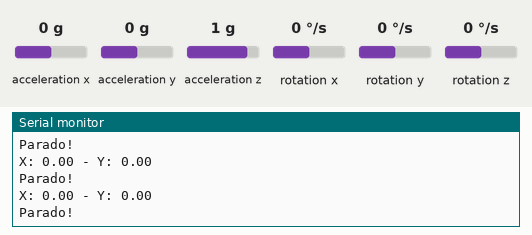
A sketch run on a simulated Arduino Uno, built with avr-gcc and run on an emulated ATmega328P. Shown: the last lines printed to the serial monitor. Inputs (shaded band) come from the test bench; at power-on: acceleration x 0 g, acceleration y 0 g, acceleration z 1 g, rotation x 0 °/s, rotation y 0 °/s, rotation z 0 °/s. No radio packets arrive unless stated.

Above: at 1.3 s.
1.4 s: acceleration x set to -1.4 g
At 2.2 s:
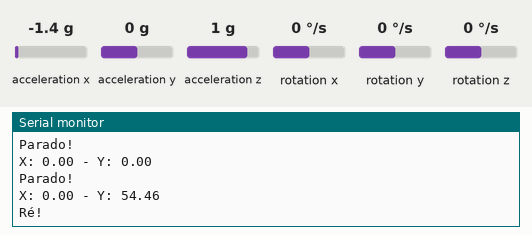
3.7 s: acceleration x set to 0.8 g
At 4.3 s:
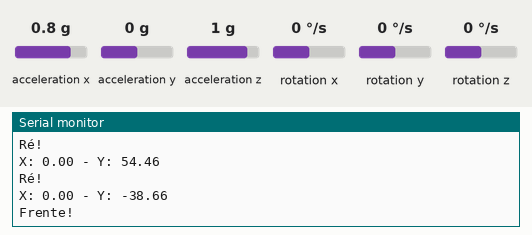
6.0 s: acceleration y set to 1.4 g
At 6.7 s:
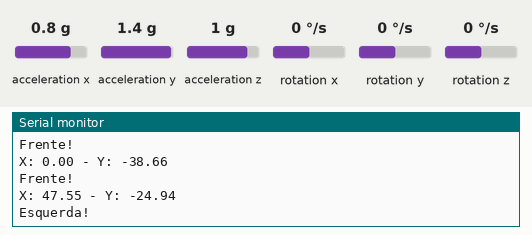
8.2 s: acceleration z set to -1.4 g
At 8.9 s:
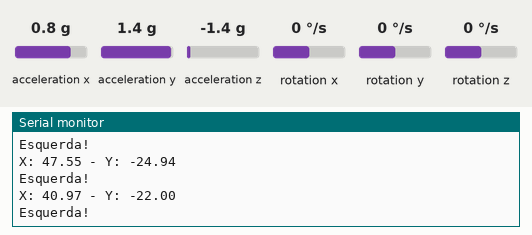
Timing chart, 0 to 10.7 s (numbered marks = the images above; inputs shaded):
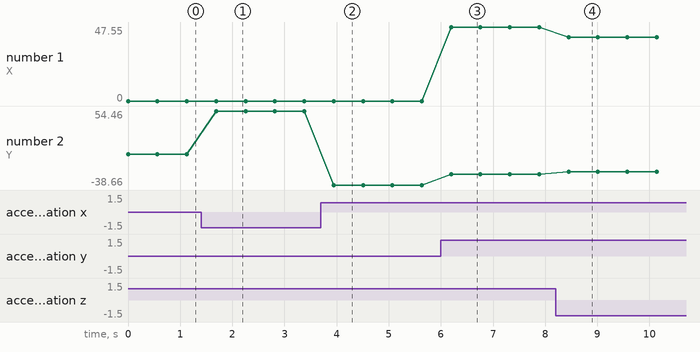

Measured:
- after the input at 1.4 s, the serial monitor: prints a new line after 0.29 s (image 1)
- after the input at 3.7 s, the serial monitor: prints a new line after 0.24 s (image 2)
- after the input at 6.0 s, the serial monitor: prints a new line after 0.20 s (image 3)
- after the input at 8.2 s, the serial monitor: prints a new line after 0.25 s (image 4)
- plotted number 1: 0 → 47.55 after the input at 6.0 s, 47.55 → 40.97 after the input at 8.2 s
- plotted number 2: 0 → 54.46 after the input at 1.4 s, 54.46 → -38.66 after the input at 3.7 s, -38.66 → -24.94 after the input at 6.0 s, -24.94 → -22 after the input at 8.2 s

The sketch:

Transmissor.ino
```cpp
// Projeto: Carrinho controlado por gestos.
// Participantes:
// Allisson Alves, Hugo Hiago, Juliandson Barros, Luan Henrique, Lucas Simas, Rafael Marques, Tiago Nunes.
// Programa: Código transmissor.

// Biblioteca MPU6050 para facilitar o uso do Acelerômetro.
#include <MPU6050_tockn.h>
// Inclui a biblioteca Wire.
#include <Wire.h>
// Inclui a biblioteca VirtualWire.
#include <VirtualWire.h>

// Define o pino 8 como pino do transmissor de dados do RF.
const int PINO_TRANSMISSOR = 8;

// Constantes para auxiliar na trasmissão das informações do carrinho.
const byte PARADO = 0;
const byte FRENTE = 1;
const byte RE = 2;
const byte ESQUERDA = 3;
const byte DIREITA = 4;

// Variáveis para armazenar os valores do acelerômetro.
float x, y, z;

MPU6050 mpu6050(Wire);

void setup() {
  Serial.begin(9600);

  Wire.begin();
  mpu6050.begin();
  // mpu6050.calcGyroOffsets(true);

  vw_set_tx_pin(PINO_TRANSMISSOR);
  vw_setup(2000);
}

void loop() {
  // Atualiza os dados do acelerômetro.
  mpu6050.update();

  // Captura os angulos X, Y
  x = mpu6050.getAccAngleX();
  y = mpu6050.getAccAngleY();

  Serial.print("X: ");
  Serial.print(x);
  Serial.print(" - Y: ");
  Serial.print(y);
  Serial.println();

  byte mensagem;

  if (x > -20 and x < 20) {
    if (y > -20 and y < 20) {
      mensagem = PARADO;
      Serial.println("Parado!");
    } else if (y > 20 and y < 60) {
      mensagem = RE;
      Serial.println("Ré!");
    } else if (y < 0 and y > -60) {
      mensagem = FRENTE;
      Serial.println("Frente!");
    }
  } else if ((x > -60 and x < -20) and (y > -20 and y < 20)) {
    mensagem = DIREITA;
    Serial.println("Direita!");
  } else if ((x > 5 and x < 60) and (y > -30 and y < 30)) {
    mensagem = ESQUERDA;
    Serial.println("Esquerda!");
  }

  enviarMensagem(mensagem);
  delay(500);
}

void enviarMensagem(char *mensagem) {
  vw_send((uint8_t *)&mensagem, 1);
  vw_wait_tx(); // Aguarda o envio da mensagem.
}
```
